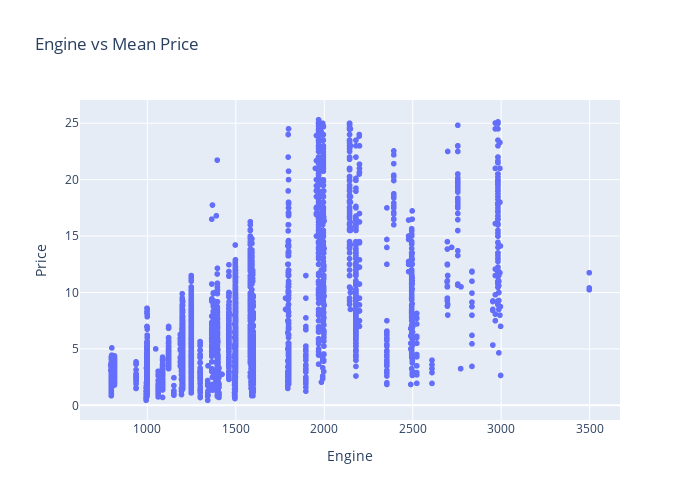

Write notebook code for a chart like this one.
### Markdown cell above
##### Engine vs Price

### Code cell
fig = px.scatter(df,x='Engine',y='Price' , width=700 , height =500,title='Engine vs Mean Price')
fig.show()

### Figure 1 — Plotly figure (JSON) as saved in the notebook; plotly's stock layout.template omitted (floating-point values rounded to 4 significant figures; data arrays with more than 128 entries replaced by an {"elided": "..."} marker saying what was removed)
{"data": [{"hovertemplate": "Engine=%{x}<br>Price=%{y}<extra></extra>", "legendgroup": "", "marker": {"color": "#636efa", "symbol": "circle"}, "mode": "markers", "name": "", "showlegend": false, "type": "scattergl", "x": {"elided": "4880 int values"}, "xaxis": "x", "y": {"elided": "4880 float values"}, "yaxis": "y"}], "layout": {"height": 500, "legend": {"tracegroupgap": 0}, "title": {"text": "Engine vs Mean Price"}, "width": 700, "xaxis": {"anchor": "y", "domain": [0, 1], "title": {"text": "Engine"}}, "yaxis": {"anchor": "x", "domain": [0, 1], "title": {"text": "Price"}}}}
